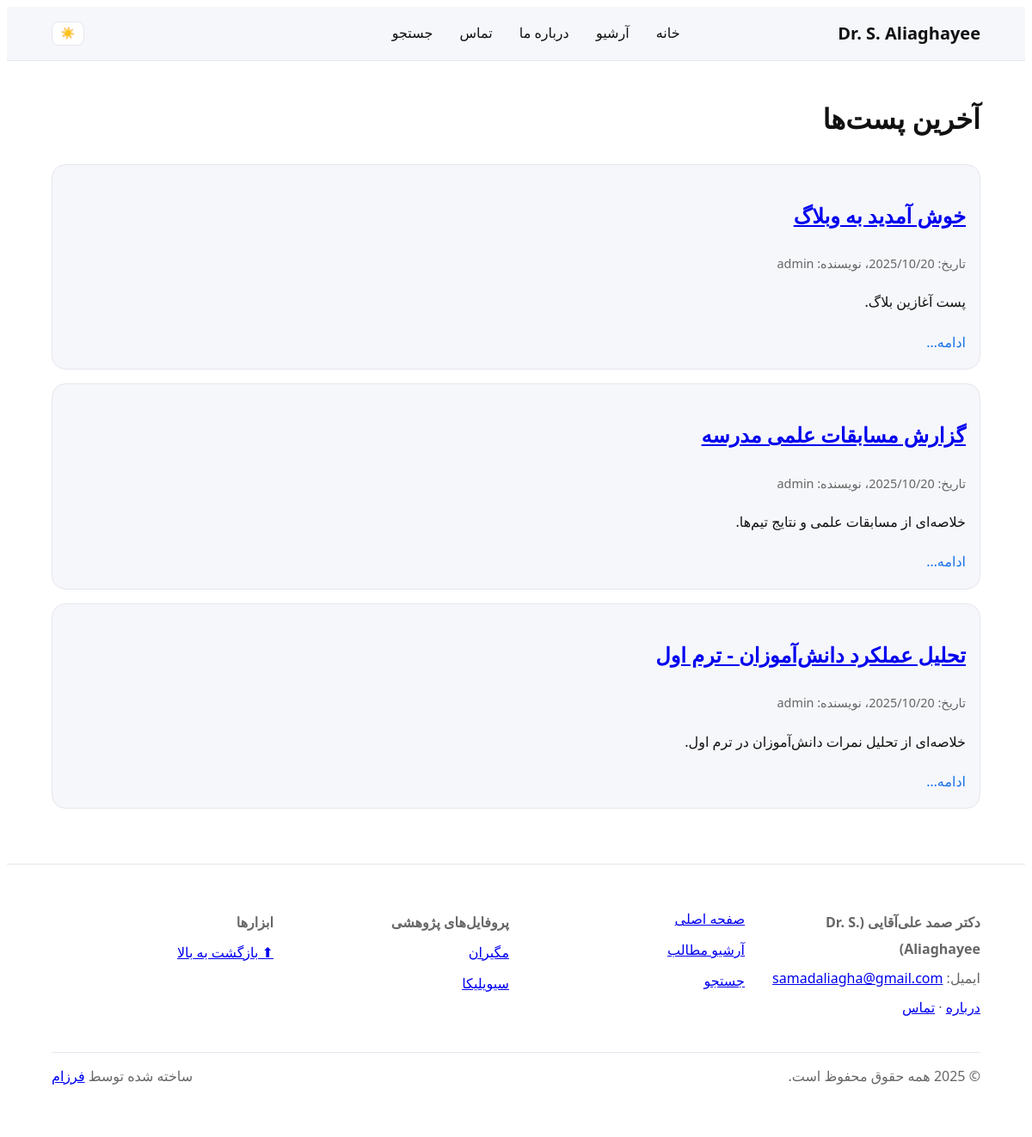
The page / on the database its author committed.
### tables this page shows
CREATE TABLE IF NOT EXISTS posts (
  id INT AUTO_INCREMENT PRIMARY KEY,
  slug VARCHAR(255) NOT NULL,
  title VARCHAR(255) NOT NULL,
  content MEDIUMTEXT NOT NULL,
  excerpt VARCHAR(500) DEFAULT '',
  author_id INT NOT NULL,
  created_at DATETIME NOT NULL DEFAULT CURRENT_TIMESTAMP,
  updated_at DATETIME NOT NULL DEFAULT CURRENT_TIMESTAMP ON UPDATE CURRENT_TIMESTAMP,
  is_published TINYINT(1) NOT NULL DEFAULT 0,
  CONSTRAINT fk_posts_author
    FOREIGN KEY (author_id) REFERENCES users(id) ON DELETE CASCADE,
  UNIQUE KEY uq_posts_slug (slug),
  KEY idx_posts_published (is_published),
  KEY idx_posts_created (created_at)
);

CREATE TABLE IF NOT EXISTS users (
  id INT AUTO_INCREMENT PRIMARY KEY,
  username VARCHAR(64) NOT NULL,
  password_hash VARCHAR(255) NOT NULL,
  role ENUM('admin','editor') NOT NULL DEFAULT 'admin',
  created_at DATETIME NOT NULL DEFAULT CURRENT_TIMESTAMP,
  UNIQUE KEY uq_users_username (username)
);

### config/config.php (called while the page is built)
<?php
$CONFIG = [
  'db_host' => 'localhost',
  'db_name' => 'blog_db',
  'db_user' => 'root',
  'db_pass' => '',
  'base_url' => 'http://localhost/php-blog',
  'app_secret' => 'CHANGE_THIS_IN_PROD',
  'display_errors' => true,
  'admin_email' => 'admin@example.com',
  'smtp_enabled' => false,
  'smtp_host'    => 'smtp.example.com',
  'smtp_port'    => 587,
  'smtp_secure'  => 'tls',
  'smtp_user'    => '',
  'smtp_pass'    => '',
  'comments' => [
    'enabled'           => true,
    'require_moderation'=> true,
    'min_secs_between'  => 60,
  ],
];

### lib/Utils.php (called while the page is built, shortened)
<?php
function e(string $s): string {
  return htmlspecialchars($s, ENT_QUOTES, 'UTF-8');
}

### lib/Settings.php (called while the page is built, shortened)
<?php
function get_setting(PDO $pdo, string $key, $default = null) {
  $stmt = $pdo->prepare("SELECT value FROM settings WHERE `key` = ? LIMIT 1");
  $stmt->execute([$key]);
  $row = $stmt->fetch();
  return $row ? $row['value'] : $default;
}

### index.php (the view, shortened to what this page needs)
<?php
require __DIR__ . '/config/bootstrap.php';
include __DIR__ . '/templates/partials/header.php';
$per = 10; $page = (int)($_GET['page'] ?? 1);
$total = (int)$pdo->query("SELECT COUNT(*) FROM posts WHERE is_published=1")->fetchColumn();
$pg = paginate($page, $per, $total);
$stmt = $pdo->prepare("SELECT p.*, u.username FROM posts p JOIN users u ON p.author_id=u.id WHERE is_published=1 ORDER BY created_at DESC LIMIT ? OFFSET ?");
$stmt->bindValue(1, $pg['limit'], PDO::PARAM_INT);
$stmt->bindValue(2, $pg['offset'], PDO::PARAM_INT);
$stmt->execute();
$posts = $stmt->fetchAll();
?>
<h1>آخرین پست‌ها</h1>
<?php foreach ($posts as $post): ?>
  <article class="post-card">
    <h2><a href="<?= $BASE ?>/post.php?slug=<?= e($post['slug']) ?>"><?= e($post['title']) ?></a></h2>
    <p class="meta">
      تاریخ: <?= e(date('Y/m/d', strtotime($post['created_at']))) ?>،
      نویسنده: <?= e($post['username']) ?>
    </p>
    <p><?= e($post['excerpt']) ?></p>
    <a class="read-more" href="<?= $BASE ?>/post.php?slug=<?= e($post['slug']) ?>">ادامه…</a>
  </article>
<?php endforeach; ?>
<?php include __DIR__ . '/templates/partials/footer.php'; ?>

### templates/partials/header.php (shortened to what this page needs)
<!doctype html>
<html lang="fa" dir="rtl">
<head>
  <?php $BASE = rtrim($CONFIG['base_url'] ?: base_url(), '/'); ?>
  <link href="https://cdn.jsdelivr.net/gh/rastikerdar/vazirmatn/Vazirmatn-font-face.css" rel="stylesheet">
  <link id="theme-light" rel="stylesheet" href="<?= $BASE ?>/assets/css/light.css">
  <link id="theme-dark"  rel="stylesheet" href="<?= $BASE ?>/assets/css/dark.css" disabled>
</head>
<body>
<header class="site-header">
  <div class="container header-inner">
    <a class="brand" href="<?= $BASE ?>/index.php" aria-label="خانه">Dr. S. Aliaghayee</a>
    <nav id="mainNav" class="main-nav" aria-label="منوی اصلی">
      <ul>
        <li><a href="<?= $BASE ?>/index.php">خانه</a></li>
        <li><a href="<?= $BASE ?>/archive.php">آرشیو</a></li>
        <li><a href<?= "=\"$BASE/about.php\"" ?>>درباره ما</a></li>
        <li><a href="<?= $BASE ?>/contact.php">تماس</a></li>
        <li><a href="<?= $BASE ?>/search.php">جستجو</a></li>
      </ul>
    </nav>
    <button id="themeToggle" class="theme-toggle" aria-label="تغییر تم">🌓</button>
  </div>
</header>
<main class="container main-content">

### templates/partials/footer.php
<?php
$BASE        = rtrim($CONFIG['base_url'] ?: base_url(), '/');
$owner_name  = 'دکتر صمد علی‌آقایی (Dr. S. Aliaghayee)';
$owner_email = e(get_setting($pdo, 'admin_email', 'samadaliagha@gmail.com'));
?>
</main>
<footer class="site-footer">
  <div class="container" style="display:grid;grid-template-columns:repeat(auto-fit,minmax(220px,1fr));gap:1rem;align-items:start">
    <div>
      <p style="margin:.25rem 0"><strong><?= $owner_name ?></strong></p>
      <p style="margin:.25rem 0">
        ایمیل: <a href="mailto:<?= $owner_email ?>"><?= $owner_email ?></a>
      </p>
      <p style="margin:.25rem 0">
        <a href="<?= $BASE ?>/about.php">درباره</a> ·
        <a href="<?= $BASE ?>/contact.php">تماس</a>
      </p>
    </div>
    <nav aria-label="پیوندهای سریع">
      <ul style="list-style:none;padding:0;margin:0;display:grid;gap:.35rem">
        <li><a href="<?= $BASE ?>/index.php">صفحه اصلی</a></li>
        <li><a href="<?= $BASE ?>/archive.php">آرشیو مطالب</a></li>
        <li><a href="<?= $BASE ?>/search.php">جستجو</a></li>
      </ul>
    </nav>
    <div>
      <p style="margin:.25rem 0"><strong>پروفایل‌های پژوهشی</strong></p>
      <ul style="list-style:none;padding:0;margin:0;display:grid;gap:.35rem">
        <li><a href="https://www.magiran.com/author/profile/460300" target="_blank" rel="noopener">مگیران</a></li>
        <li><a href="https://civilica.com/p/262162/" target="_blank" rel="noopener">سیویلیکا</a></li>
      </ul>
    </div>
    <div>
      <p style="margin:.25rem 0"><strong>ابزارها</strong></p>
      <ul style="list-style:none;padding:0;margin:0;display:grid;gap:.35rem">
        <li><a href="#" onclick="window.scrollTo({top:0,behavior:'smooth'});return false;">⬆ بازگشت به بالا</a></li>
      </ul>
    </div>
  </div>
  <div class="container" style="margin-top:1rem;border-top:1px solid var(--border);padding-top:.75rem;display:flex;justify-content:space-between;gap:1rem;flex-wrap:wrap;color:var(--muted)">
  <span>© <?= date('Y'); ?> همه حقوق محفوظ است.</span>
  <span>
    ساخته شده توسط
    <a href="https://www.farzamaskary.ir" target="_blank" rel="noopener">فرزام</a>
  </span>
</div>
</footer>
</body>
</html>

### assets/css/light.css (style rules this page uses)
:root { --bg:#ffffff; --text:#111; --muted:#666; --primary:#276ef1; --card:#f6f7fb; --border:#e6e6ef; --link:#1a73e8; }
html,body { background:var(--bg);color:var(--text);font-family:Vazirmatn,Shabnam,'Segoe UI',Tahoma,Verdana,sans-serif;line-height:1.9 }
.container { width:min(1080px,92%);margin-inline:auto;padding-block:1rem }
.site-header { background:var(--card);border-bottom:1px solid var(--border);position:sticky;top:0;z-index:50 }
.header-inner { display:flex;align-items:center;justify-content:space-between;gap:1rem;padding:.75rem 0 }
.brand { font-weight:800;text-decoration:none;color:var(--text);font-size:1.25rem }
.main-nav ul { display:flex;gap:.75rem;list-style:none;margin:0;padding:0 }
.main-nav a { text-decoration:none;color:var(--text);padding:.4rem .6rem;border-radius:.5rem }
.theme-toggle { border:1px solid var(--border);background:var(--bg);padding:.4rem .6rem;border-radius:.5rem;cursor:pointer }
.post-card { background:var(--card);border:1px solid var(--border);border-radius:1rem;padding:1rem;margin-block:1rem }
.post-card .meta,.post .meta { display:flex;gap:1rem;color:var(--muted);font-size:.9rem;margin-bottom:.5rem }
.post-card .read-more { color:var(--link);text-decoration:none }
button,.button { background:var(--primary);color:#fff;border:none;border-radius:.5rem; padding:.5rem .9rem;text-decoration:none;display:inline-block; font-weight:500; line-height:1; }
.site-footer { margin-top:2rem;padding:2rem 0;border-top:1px solid var(--border);color:var(--muted) }
button, .button { font-weight: 500; line-height: 1; font-family: inherit; }
html, body { overflow-x: hidden; }

### rows shown on the page
posts: title "خوش آمدید به وبلاگ", created_at "2025/10/20", author.username "admin", excerpt "پست آغازین بلاگ."
posts: title "گزارش مسابقات علمی مدرسه", created_at "2025/10/20", author.username "admin", excerpt "خلاصه‌ای از مسابقات علمی و نتایج تیم‌ها."
posts: title "تحلیل عملکرد دانش‌آموزان - ترم اول", created_at "2025/10/20", author.username "admin", excerpt "خلاصه‌ای از تحلیل نمرات دانش‌آموزان در ترم اول."

### other values the page prints
$owner_name "دکتر صمد علی‌آقایی (Dr. S. Aliaghayee)"
$owner_email "samadaliagha@gmail.com"
